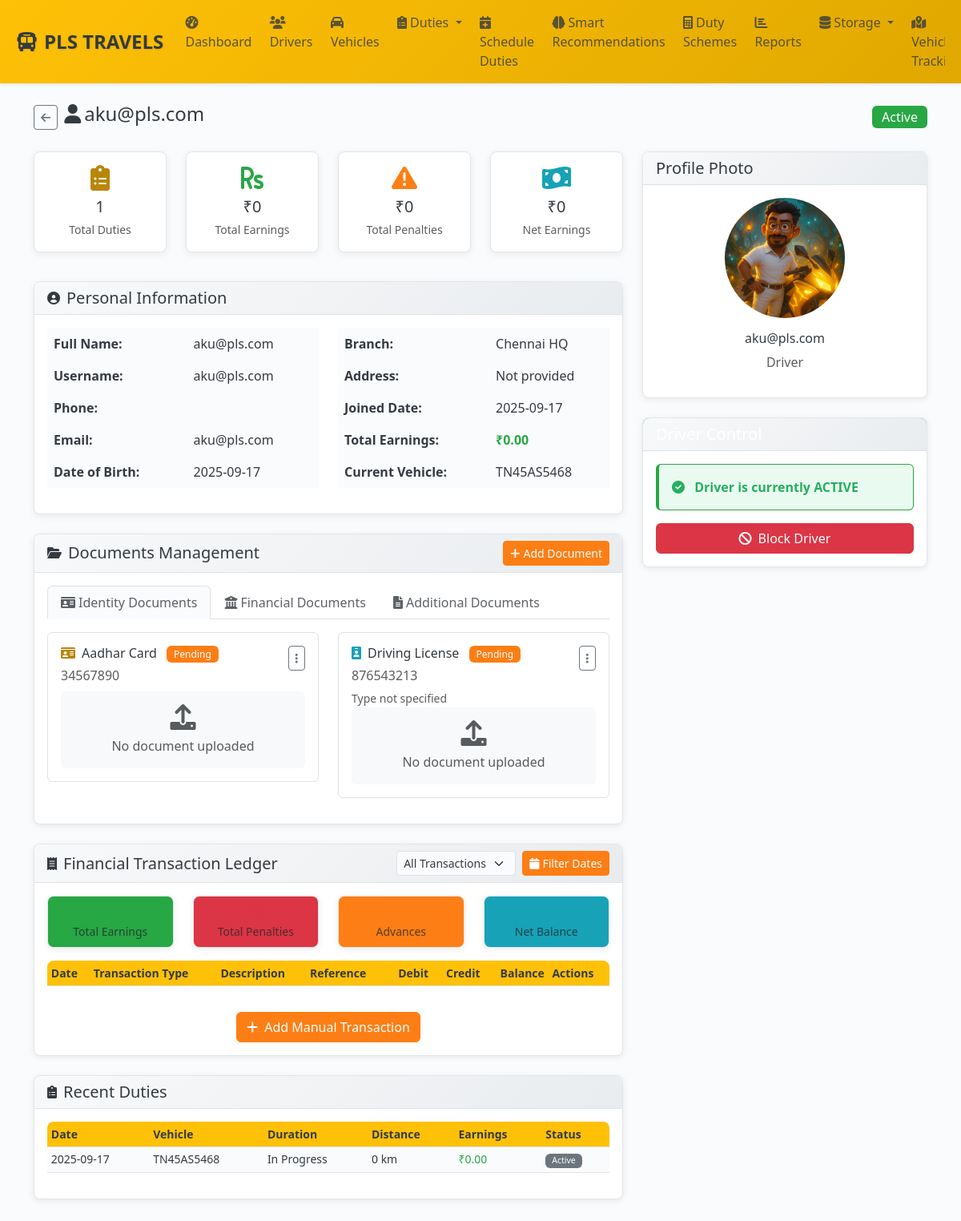
/admin/drivers/2/view (signed in), run on an earlier commit of the app's database.
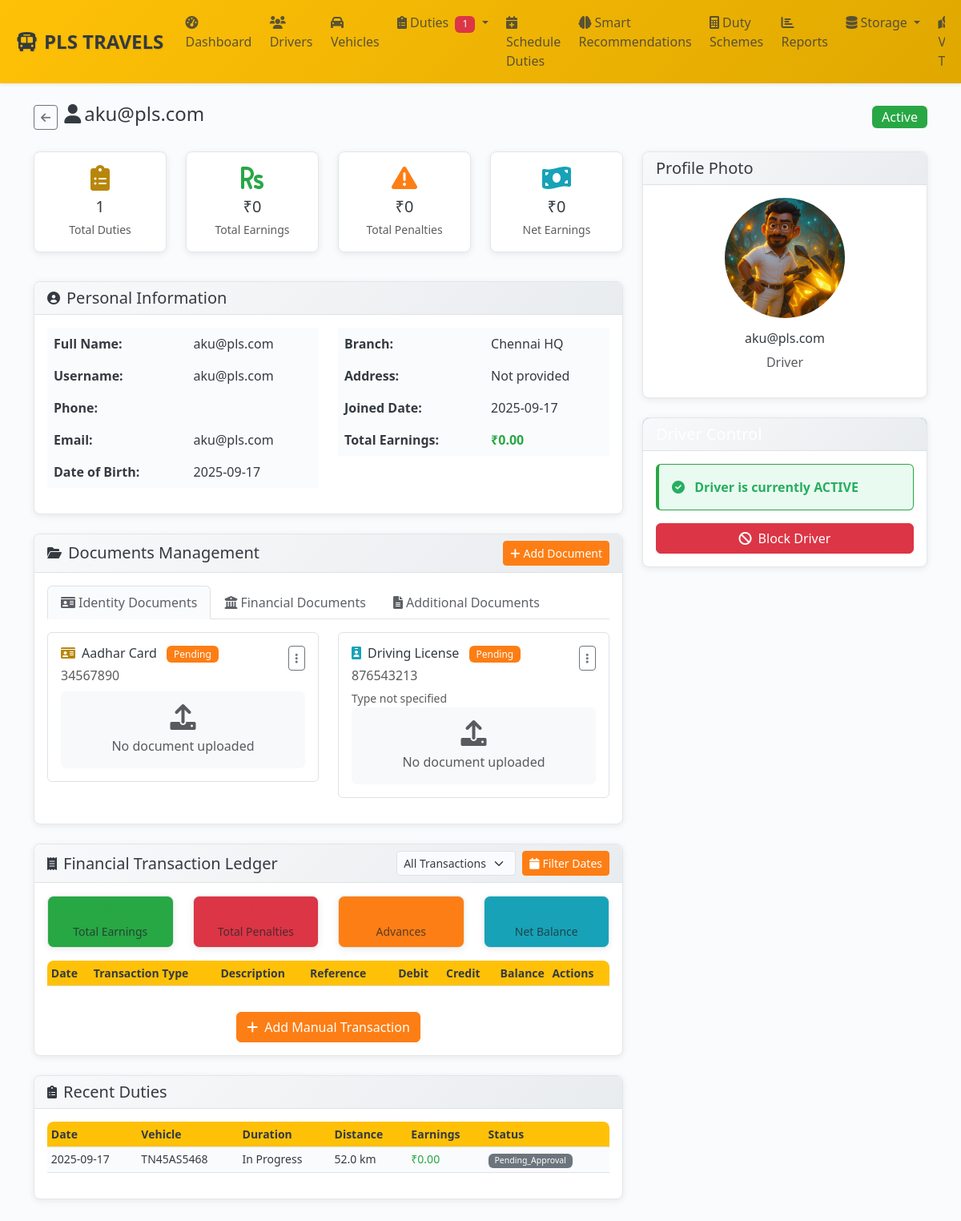
And on a later commit of the database.
### models.py (models this page shows, shortened)
class Vehicle(db.Model):
    __tablename__ = 'vehicles'
    id = db.Column(db.Integer, primary_key=True)
    uuid = db.Column(db.String(36), unique=True, nullable=False, default=lambda: str(uuid.uuid4()))
    branch_id = db.Column(db.Integer, db.ForeignKey('branches.id'), nullable=False, index=True)
    vehicle_type_id = db.Column(db.Integer, db.ForeignKey('vehicle_types.id'), nullable=True)
    registration_number = db.Column(db.String(20), unique=True, nullable=False, index=True)
    chassis_number = db.Column(db.String(50), unique=True)
    engine_number = db.Column(db.String(50), unique=True)
    make = db.Column(db.String(50))  # Maruti, Tata, etc.
    model = db.Column(db.String(100))
    variant = db.Column(db.String(50))
    manufacturing_year = db.Column(db.Integer)
    purchase_date = db.Column(db.Date)
    color = db.Column(db.String(30))
    seating_capacity = db.Column(db.Integer)
    fuel_tank_capacity = db.Column(db.Float)
    mileage = db.Column(db.Float)  # km per liter
    insurance_provider = db.Column(db.String(100))
    insurance_policy_number = db.Column(db.String(100))
    insurance_start_date = db.Column(db.Date)
    insurance_expiry_date = db.Column(db.Date, index=True)
    insurance_premium = db.Column(db.Float)
    fitness_certificate_number = db.Column(db.String(50))
    fitness_expiry_date = db.Column(db.Date, index=True)
    permit_number = db.Column(db.String(50))
    permit_type = db.Column(db.String(30))  # All India, State, City
    permit_expiry_date = db.Column(db.Date, index=True)
    pollution_certificate_number = db.Column(db.String(50))
    pollution_expiry_date = db.Column(db.Date)
    gps_device_id = db.Column(db.String(50))
    gps_sim_number = db.Column(db.String(20))
    fastag_id = db.Column(db.String(50))
    fastag_balance = db.Column(db.Float, default=0.0)
    status = db.Column(db.Enum(VehicleStatus), nullable=False, default=VehicleStatus.ACTIVE, index=True)
    is_available = db.Column(db.Boolean, default=True, index=True)
    last_service_date = db.Column(db.Date)
    next_service_date = db.Column(db.Date)
    current_odometer = db.Column(db.Float, default=0.0)
    purchase_price = db.Column(db.Float)
    current_market_value = db.Column(db.Float)
    total_maintenance_cost = db.Column(db.Float, default=0.0)
    registration_document = db.Column(db.String(255))  # Vehicle registration certificate
    insurance_document = db.Column(db.String(255))  # Insurance policy document
    fitness_document = db.Column(db.String(255))  # Fitness certificate document
    permit_document = db.Column(db.String(255))  # Permit document
    pollution_document = db.Column(db.String(255))  # Pollution certificate document
    other_document = db.Column(db.String(255))  # Other important documents
    uber_vehicle_id = db.Column(db.String(100), unique=True, index=True)  # Uber's vehicle ID
    uber_vehicle_uuid = db.Column(db.String(100), unique=True)  # Uber's vehicle UUID
    uber_sync_status = db.Column(db.String(20), default='none', index=True)  # none, synced, failed, pending
    uber_last_sync = db.Column(db.DateTime)  # Last successful sync timestamp
    uber_sync_error = db.Column(db.Text)  # Last sync error message
    uber_vehicle_data = db.Column(db.Text)  # JSON: Cached Uber vehicle data
    created_at = db.Column(db.DateTime, default=get_ist_time_naive)
    updated_at = db.Column(db.DateTime, default=get_ist_time_naive, onupdate=get_ist_time_naive)
    vehicle_type_obj = db.relationship('VehicleType', backref=db.backref('vehicle_instances', overlaps="vehicles,vehicle_type_info"), lazy=True, overlaps="vehicle_type_info,vehicles")
    duties = db.relationship('Duty', backref='vehicle', lazy=True)
    maintenance_records = db.relationship('MaintenanceRecord', backref='vehicle', lazy=True)
    __table_args__ = (
        Index('idx_vehicle_status_branch', 'status', 'branch_id'),
        Index('idx_vehicle_expiry_dates', 'insurance_expiry_date', 'fitness_expiry_date', 'permit_expiry_date'),
    )

class Duty(db.Model):
    __tablename__ = 'duties'
    id = db.Column(db.Integer, primary_key=True)
    uuid = db.Column(db.String(36), unique=True, nullable=False, default=lambda: str(uuid.uuid4()))
    driver_id = db.Column(db.Integer, db.ForeignKey('drivers.id'), nullable=False, index=True)
    vehicle_id = db.Column(db.Integer, db.ForeignKey('vehicles.id'), nullable=False, index=True)
    branch_id = db.Column(db.Integer, db.ForeignKey('branches.id'), nullable=False, index=True)
    duty_scheme_id = db.Column(db.Integer, db.ForeignKey('duty_schemes.id'))
    scheduled_start = db.Column(db.DateTime)
    scheduled_end = db.Column(db.DateTime)
    actual_start = db.Column(db.DateTime, index=True)
    actual_end = db.Column(db.DateTime)
    break_duration = db.Column(db.Integer, default=0)  # minutes
    start_location_lat = db.Column(db.Float)
    start_location_lng = db.Column(db.Float)
    start_location_accuracy = db.Column(db.Float)
    start_photo = db.Column(db.String(255))
    start_odometer = db.Column(db.Float)
    end_location_lat = db.Column(db.Float)
    end_location_lng = db.Column(db.Float)
    end_location_accuracy = db.Column(db.Float)
    end_photo = db.Column(db.String(255))
    end_odometer = db.Column(db.Float)
    total_trips = db.Column(db.Integer, default=0)
    total_distance = db.Column(db.Float, default=0.0)
    total_passengers = db.Column(db.Integer, default=0)
    fuel_consumed = db.Column(db.Float, default=0.0)
    cash_collection = db.Column(db.Float, default=0.0)  # CASH ON HAND
    digital_payments = db.Column(db.Float, default=0.0)
    card_payments = db.Column(db.Float, default=0.0)
    wallet_payments = db.Column(db.Float, default=0.0)
    uber_trips = db.Column(db.Integer, default=0)  # UBER TRIPS
    uber_collected = db.Column(db.Float, default=0.0)  # UBER COLLECTED
    qr_payment = db.Column(db.Float, default=0.0)  # QR PAYMENT
    operator_out = db.Column(db.Float, default=0.0)  # OPERATOR OUT
    company_pay = db.Column(db.Float, default=0.0)  # COMPANY PAY
    start_cng = db.Column(db.Float, default=0.0)  # START CNG
    end_cng = db.Column(db.Float, default=0.0)  # END CNG
    cng_average = db.Column(db.Float, default=0.0)  # CNG AVERAGE
    cng_point = db.Column(db.String(100))  # CNG POINT
    pass_amount = db.Column(db.Float, default=0.0)  # PASS
    insurance_amount = db.Column(db.Float, default=0.0)  # INSURANCE
    fuel_expense = db.Column(db.Float, default=0.0)
    toll_expense = db.Column(db.Float, default=0.0)
    parking_expense = db.Column(db.Float, default=0.0)
    maintenance_expense = db.Column(db.Float, default=0.0)
    other_expenses = db.Column(db.Float, default=0.0)
    expense_description = db.Column(db.Text)
    base_payment = db.Column(db.Float, default=0.0)
    incentive_payment = db.Column(db.Float, default=0.0)
    bonus_payment = db.Column(db.Float, default=0.0)
    overtime_payment = db.Column(db.Float, default=0.0)
    advance_deduction = db.Column(db.Float, default=0.0)
    penalty_deduction = db.Column(db.Float, default=0.0)
    fuel_deduction = db.Column(db.Float, default=0.0)
    other_deductions = db.Column(db.Float, default=0.0)
    deduction_description = db.Column(db.Text)
    gross_revenue = db.Column(db.Float, default=0.0)
    net_revenue = db.Column(db.Float, default=0.0)
    driver_earnings = db.Column(db.Float, default=0.0)
    company_profit = db.Column(db.Float, default=0.0)
    status = db.Column(db.Enum(DutyStatus), nullable=False, default=DutyStatus.SCHEDULED, index=True)
    notes = db.Column(db.Text)
    supervisor_notes = db.Column(db.Text)
    submitted_at = db.Column(db.DateTime)
    reviewed_by = db.Column(db.Integer, db.ForeignKey('users.id'))
    reviewed_at = db.Column(db.DateTime)
    approved_at = db.Column(db.DateTime)
    rejection_reason = db.Column(db.Text)
    created_at = db.Column(db.DateTime, default=get_ist_time_naive)
    updated_at = db.Column(db.DateTime, default=get_ist_time_naive, onupdate=get_ist_time_naive)
    reviewer = db.relationship('User', foreign_keys=[reviewed_by])
    __table_args__ = (
        Index('idx_duty_date_branch', 'actual_start', 'branch_id'),
        Index('idx_duty_status_driver', 'status', 'driver_id'),
        Index('idx_duty_revenue', 'gross_revenue', 'driver_earnings'),
    )
    @hybrid_property
    def start_time(self):
        return self.actual_start
    @hybrid_property
    def distance_km(self):
        return self.total_distance

### admin_routes.py (the view)
@admin_bp.route('/drivers/<int:driver_id>/view')
@login_required
@admin_required
def view_driver(driver_id):
    driver = Driver.query.get_or_404(driver_id)
    all_duties = Duty.query.filter_by(driver_id=driver_id).order_by(desc(Duty.created_at)).all()
    recent_duties = all_duties[:10]  # Show top 10 for recent section
    penalties = Penalty.query.filter_by(driver_id=driver_id).order_by(desc(Penalty.applied_at)).all()
    assets = Asset.query.filter_by(driver_id=driver_id).all()
    assignments = VehicleAssignment.query.filter_by(driver_id=driver_id).order_by(desc(VehicleAssignment.start_date)).all()
    total_duties = len(all_duties)
    total_earnings = sum(duty.driver_earnings or 0 for duty in all_duties)
    total_penalties = sum(penalty.amount or 0 for penalty in penalties)
    net_earnings = total_earnings - total_penalties
    active_duties = [d for d in all_duties if d.status == DutyStatus.ACTIVE]
    completed_duties = [d for d in all_duties if d.status == DutyStatus.COMPLETED]
    from datetime import datetime, timedelta
    from collections import defaultdict
    six_months_ago = datetime.now() - timedelta(days=180)
    recent_duties_for_stats = [d for d in all_duties if d.created_at and d.created_at >= six_months_ago]
    monthly_stats = defaultdict(lambda: {'duties': 0, 'earnings': 0, 'trips': 0})
    for duty in recent_duties_for_stats:
        month_key = duty.created_at.strftime('%Y-%m')
        monthly_stats[month_key]['duties'] += 1
        monthly_stats[month_key]['earnings'] += duty.driver_earnings or 0
        monthly_stats[month_key]['trips'] += duty.total_trips or 0
    return render_template('admin/driver_details.html',
                         driver=driver,
                         recent_duties=recent_duties,
                         all_duties=all_duties,
                         penalties=penalties,
                         assets=assets,
                         assignments=assignments,
                         total_duties=total_duties,
                         total_earnings=total_earnings,
                         total_penalties=total_penalties,
                         net_earnings=net_earnings,
                         active_duties=len(active_duties),
                         completed_duties=len(completed_duties),
                         monthly_stats=dict(monthly_stats))

### admin_routes.py (called while the page is built)
def admin_required(f):
    @wraps(f)
    def decorated_function(*args, **kwargs):
        from models import UserRole
        if not current_user.is_authenticated or current_user.role != UserRole.ADMIN:
            flash('Admin access required.', 'error')
            return redirect(url_for('auth.login'))
        return f(*args, **kwargs)
    return decorated_function

### templates/admin/driver_details.html (shortened to what the changed rows need)
{% extends "base.html" %}
{% block content %}
<div class="row">
    <div class="col-lg-8">
        <div class="card mb-4">
            <div class="card-body">
                <div class="row">
                    <div class="col-md-6">
                        <table class="table table-borderless">
                            {% if driver.current_vehicle %}
                            <tr>
                                <td><strong>Current Vehicle:</strong></td>
                                <td>{{ driver.current_vehicle.registration_number }}</td>
                            </tr>
                            {% endif %}
                        </table>
                    </div>
                </div>
            </div>
        </div>
        <div class="card mb-4">
            <div class="card-body">
                <div class="table-responsive">
                    <table class="table table-sm" id="transactionTable">
                        <thead class="table-light">
                            <tr>
                                <th>Date</th>
                                <th>Transaction Type</th>
                                <th>Description</th>
                                <th>Reference</th>
                                <th class="text-end">Debit</th>
                                <th class="text-end">Credit</th>
                                <th class="text-end">Balance</th>
                                <th>Actions</th>
                            </tr>
                        </thead>
                            {% set running_balance = 0 %}
                    </table>
                </div>
            </div>
        </div>
        {% if recent_duties %}
        <div class="card mb-4">
            <div class="card-body">
                <div class="table-responsive">
                    <table class="table table-sm">
                        <thead>
                            <tr>
                                <th>Date</th>
                                <th>Vehicle</th>
                                <th>Duration</th>
                                <th>Distance</th>
                                <th>Earnings</th>
                                <th>Status</th>
                            </tr>
                        </thead>
                        <tbody>
                            {% for duty in recent_duties %}
                            <tr>
                                <td>{{ duty.start_time.strftime('%Y-%m-%d') }}</td>
                                <td>{{ duty.vehicle.registration_number if duty.vehicle else 'N/A' }}</td>
                                <td>
                                    {% if duty.end_time %}
                                    {{ ((duty.end_time - duty.start_time).seconds // 3600) }}h {{ (((duty.end_time - duty.start_time).seconds % 3600) // 60) }}m
                                    {% else %}
                                    In Progress
                                    {% endif %}
                                </td>
                                <td>{{ "{:.1f}".format(duty.distance_km) if duty.distance_km else '0' }} km</td>
                                <td class="text-success">₹{{ "{:,.2f}".format(duty.driver_earnings) }}</td>
                                <td>
                                    {% if duty.status == 'active' %}
                                    <span class="badge bg-primary">Active</span>
                                    {% elif duty.status == 'completed' %}
                                    <span class="badge bg-success">Completed</span>
                                    {% else %}
                                    <span class="badge bg-secondary">{{ duty.status.value.title() }}</span>
                                    {% endif %}
                                </td>
                            </tr>
                            {% endfor %}
                        </tbody>
                    </table>
                </div>
            </div>
        </div>
        {% endif %}
    </div>
</div>
{% endblock %}

What changed in the data, as far as the page shows it:
no longer on this page (row edited): Vehicle: current_vehicle.registration_number "TN45AS5468"
changed Duty "TN45AS5468": total_distance "0" → "52.0"; status.value "Active" → "Pending_Approval"
Also different on the page:
{{ pending_duties_count }}: (not shown) → "1"
text no longer shown: "Current Vehicle:"
